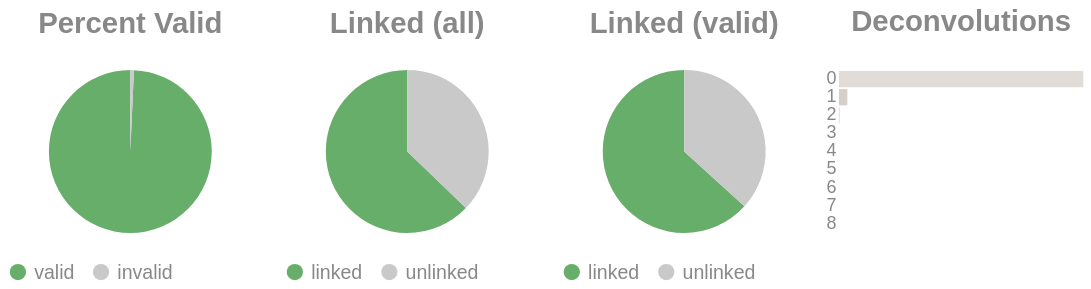

Here is the notebook cell this chart was saved with:
### Code cell
if SKIPLR:
    pass
else:
    clash = Counter()
    for i in valids['molecule'].to_list():
        _mol = i.split("-")
        if len(_mol) == 1:
            clash.update('0')
        else:
            clash.update(_mol[-1])

    _d = {"deconvolutions": [], 'count': []}
    for k,v in clash.items():
        _d['deconvolutions'].append(k)
        _d['count'].append(v)

    tot_valid = valids['reads'].sum()
    mask = valids['reads'] >= 2
    n_linked_reads = valids.filter(mask)['reads'].sum()
    if n_linked_reads == 0:
        print_html("No linked molecules (>=2 reads) were detected; skipping linked-only distributions.")
        SKIPLR = True
    else:
        perc_valid = round(tot_valid / n_reads, 4)
        linked_perc_abs = round(n_linked_reads / n_reads, 4)
        linked_perc = round(n_linked_reads / tot_valid, 4)

    _valid = pl.DataFrame({"valids": ['valid', 'invalid'], "count": [tot_valid, n_reads - tot_valid]})
    _linked_abs = pl.DataFrame({"linked (absolute)": ['linked', 'unlinked'], "count": [n_linked_reads, n_reads - n_linked_reads]})
    _linked_rel = pl.DataFrame({"linked (valids)": ['linked', 'unlinked'], "count": [n_linked_reads, tot_valid - n_linked_reads]})

    (
        alt.hconcat(
            piechart(_valid, goodval = 'valid', title = "Percent Valid"),
            piechart(_linked_abs, goodval = "linked", title =  "Linked (all)"),
            piechart(_linked_rel, goodval = "linked", title =  "Linked (valid)"),
            convolutionbar(pl.DataFrame(_d), title = "Deconvolutions"),
            center = True,
            bounds = 'flush'
        )
        .resolve_scale(color='independent')
        .resolve_legend('independent')
        .properties(usermeta={'embedOptions': {"actions": False}})
    ).display()

### Figure 1 — Vega-Lite specification as saved in the notebook (floating-point values rounded to 4 significant figures)
{"width": "container", "height": 400, "config": {"title": {"anchor": "start", "dy": -15, "fontSize": 18, "color": "#888888", "subtitleColor": "#888888", "subtitleFontSize": 14}, "arc": {"fill": "#0072B2"}, "axis": {"domainColor": "#888888", "domainWidth": 0.5, "gridWidth": 0.2, "grid": false, "titleFontWeight": 400, "titleFontSize": 15, "labelFontSize": 11, "labelColor": "#888888", "tickColor": "#888888", "tickWidth": 0.2, "titleColor": "#888888"}, "axisBand": {"grid": false}, "axisX": {"grid": true, "tickSize": 10, "domainCap": "round"}, "axisY": {"domain": false, "grid": true, "tickSize": 0, "domainCap": "round"}, "background": "transparent", "header": {"labelFontSize": 15, "labelColor": "#888888", "titleFontSize": 15, "titleFontWeight": 600, "titleColor": "#888888"}, "legend": {"labelFont": "sans-serif", "labelFontSize": 12, "labelColor": "#888888", "symbolSize": 100, "symbolType": "circle", "titleFontSize": 12, "titlePadding": 10, "titleColor": "#888888", "title": null}, "range": {"category": ["#E69F00", "#56B4E9", "#009E73", "#F0E442", "#0072B2", "#D55E00", "#CC79A7", "#000000"], "diverging": ["#cfe8f3", "#a2d4ec", "#73bfe2", "#46abdb", "#1696d2", "#12719e"]}, "area": {"fill": "#0072B2", "fillOpacity": 0.7, "line": true, "strokeOpacity": 0.7}, "line": {"color": "#0072B2", "stroke": "#0072B2", "strokeWidth": 2}, "trail": {"color": "#0072B2", "stroke": "#0072B2", "strokeWidth": 0, "size": 1}, "point": {"filled": true, "fillOpacity": 1.0, "size": 95}, "text": {"color": "#888888", "fontSize": 11, "align": "right", "fontWeight": 400, "size": 11}, "bar": {"fill": "#0072B2", "stroke": null}, "view": {"stroke": null, "continuousWidth": 660, "continuousHeight": 400}}, "hconcat": [{"data": {"name": "data-9bab60ee4695637e4a348cc16a7855b1"}, "mark": {"type": "arc"}, "encoding": {"color": {"field": "valids", "legend": {"orient": "bottom", "title": null}, "scale": {"domain": ["valid", "invalid"], "range": ["#68ae6b", "#C9C9C9"]}, "title": "Valids", "type": "nominal"}, "theta": {"field": "count", "type": "quantitative"}, "tooltip": [{"field": "valids", "title": "Valids", "type": "ordinal"}, {"field": "percent", "format": ".2%", "title": "Percent", "type": "quantitative"}, {"field": "count", "title": "Count", "type": "quantitative"}]}, "height": 100, "title": {"text": "Percent Valid", "align": "center", "anchor": "middle"}, "transform": [{"calculate": "datum.count / 10770155", "as": "percent"}], "width": 150}, {"data": {"name": "data-57710edc19aae296f4baba6080632bed"}, "mark": {"type": "arc"}, "encoding": {"color": {"field": "linked (absolute)", "legend": {"orient": "bottom", "title": null}, "scale": {"domain": ["linked", "unlinked"], "range": ["#68ae6b", "#C9C9C9"]}, "title": "Linked (Absolute)", "type": "nominal"}, "theta": {"field": "count", "type": "quantitative"}, "tooltip": [{"field": "linked (absolute)", "title": "Linked (Absolute)", "type": "ordinal"}, {"field": "percent", "format": ".2%", "title": "Percent", "type": "quantitative"}, {"field": "count", "title": "Count", "type": "quantitative"}]}, "height": 100, "title": {"text": "Linked (all)", "align": "center", "anchor": "middle"}, "transform": [{"calculate": "datum.count / 10770155", "as": "percent"}], "width": 150}, {"data": {"name": "data-13ed3e7d0645fc4439087f52b3a89cc2"}, "mark": {"type": "arc"}, "encoding": {"color": {"field": "linked (valids)", "legend": {"orient": "bottom", "title": null}, "scale": {"domain": ["linked", "unlinked"], "range": ["#68ae6b", "#C9C9C9"]}, "title": "Linked (Valids)", "type": "nominal"}, "theta": {"field": "count", "type": "quantitative"}, "tooltip": [{"field": "linked (valids)", "title": "Linked (Valids)", "type": "ordinal"}, {"field": "percent", "format": ".2%", "title": "Percent", "type": "quantitative"}, {"field": "count", "title": "Count", "type": "quantitative"}]}, "height": 100, "title": {"text": "Linked (valid)", "align": "center", "anchor": "middle"}, "transform": [{"calculate": "datum.count / 10694292", "as": "percent"}], "width": 150}, {"data": {"name": "data-0c78dae2e7485047fc83569e5574a1bb"}, "mark": {"type": "bar"}, "encoding": {"color": {"field": "deconvolutions", "legend": null, "scale": {"scheme": "lightgreyred"}, "type": "nominal"}, "tooltip": [{"field": "deconvolutions", "title": "Deconvolutions", "type": "ordinal"}, {"field": "percent", "format": ".2%", "title": "Percent", "type": "quantitative"}, {"field": "count", "title": "Count", "type": "quantitative"}], "x": {"axis": null, "field": "count", "type": "quantitative"}, "y": {"field": "deconvolutions", "sort": "ascending", "title": null, "type": "nominal"}}, "height": 100, "title": {"text": "Deconvolutions", "align": "center", "anchor": "middle"}, "transform": [{"calculate": "datum.count / 5701162", "as": "percent"}], "width": 150}], "bounds": "flush", "center": true, "resolve": {"legend": {"angle": "independent"}, "scale": {"color": "independent"}}, "usermeta": {"embedOptions": {"actions": false}}, "$schema": "https://vega.github.io/schema/vega-lite/v6.1.0.json", "datasets": {"data-9bab60ee4695637e4a348cc16a7855b1": [{"valids": "valid", "count": 10694292}, {"valids": "invalid", "count": 75863}], "data-57710edc19aae296f4baba6080632bed": [{"linked (absolute)": "linked", "count": 6764077}, {"linked (absolute)": "unlinked", "count": 4006078}], "data-13ed3e7d0645fc4439087f52b3a89cc2": [{"linked (valids)": "linked", "count": 6764077}, {"linked (valids)": "unlinked", "count": 3930215}], "data-0c78dae2e7485047fc83569e5574a1bb": [{"deconvolutions": "0", "count": 5499553}, {"deconvolutions": "1", "count": 189400}, {"deconvolutions": "2", "count": 11161}, {"deconvolutions": "3", "count": 918}, {"deconvolutions": "4", "count": 103}, {"deconvolutions": "5", "count": 18}, {"deconvolutions": "6", "count": 4}, {"deconvolutions": "7", "count": 4}, {"deconvolutions": "8", "count": 1}]}}
